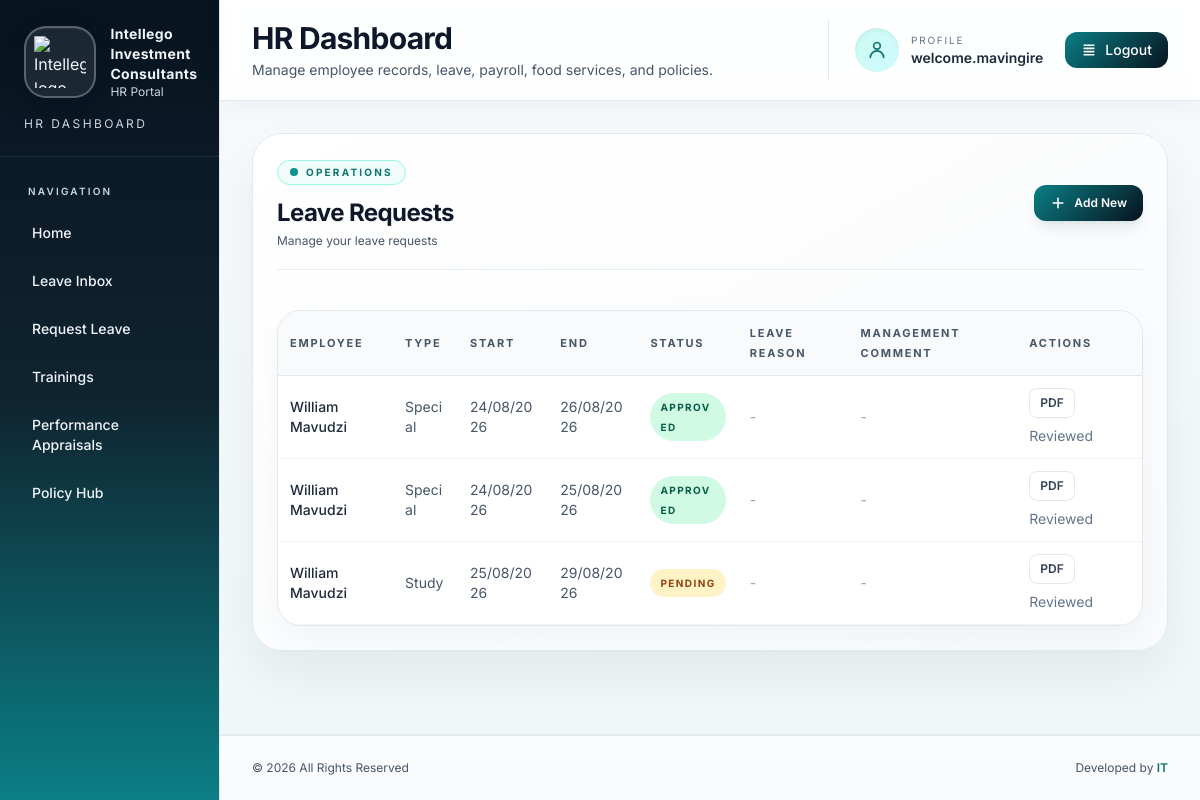
The page /leave/ (signed in) on the database as committed earlier.
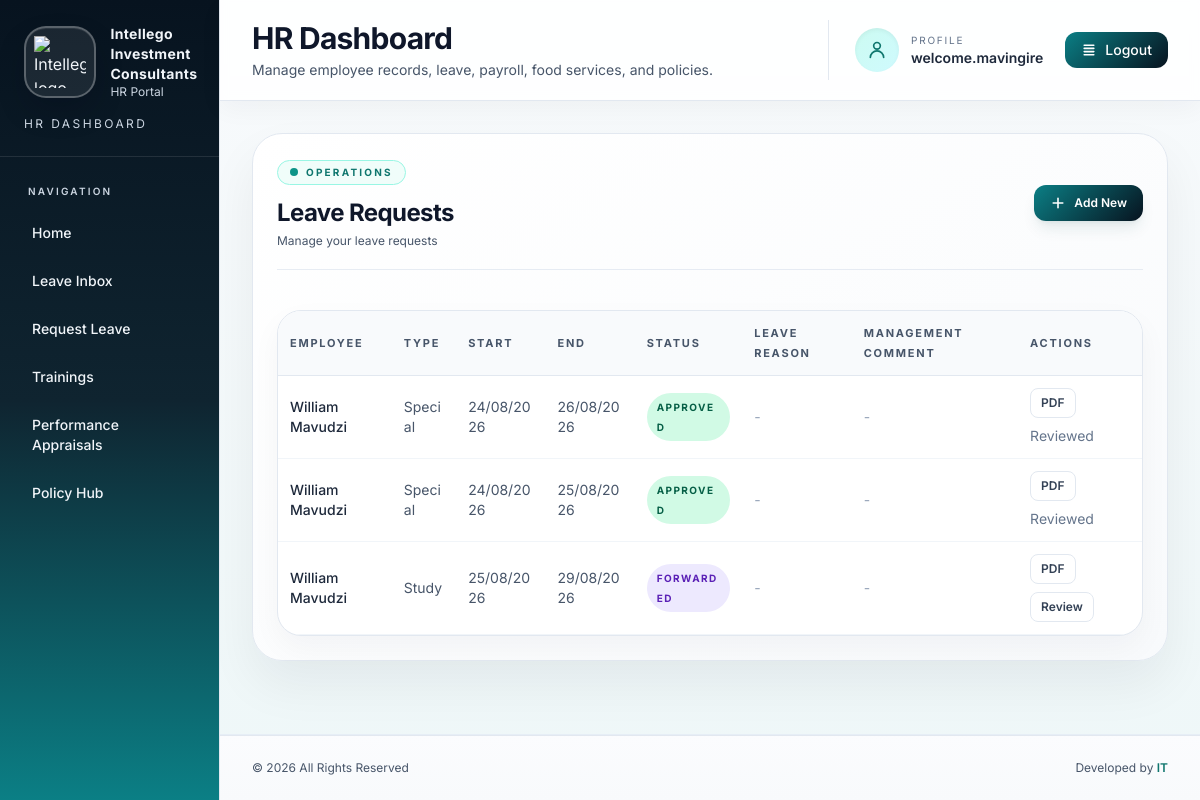
The same page on the database as committed later.
### core/models.py (models this page shows, shortened)
class LeaveRequest(models.Model):
	class LeaveType(models.TextChoices):
		VACATION = 'vacation', 'Vacation'
		STUDY = 'study', 'Study'
		SPECIAL = 'special', 'Special'
		COMPASSIONATE = 'compassionate', 'Compassionate'
		SICK = 'sick', 'Sick'
		MATERNITY = 'maternity', 'Maternity'
		AWAY_ON_BUSINESS = 'away_on_business', 'Away on Business'
		PUBLIC_HOLIDAY = 'public_holiday', 'Public Holiday'
	class Status(models.TextChoices):
		PENDING = 'pending', 'Pending'
		FORWARDED = 'forwarded', 'Forwarded to Management'
		APPROVED = 'approved', 'Approved'
		REJECTED = 'rejected', 'Rejected'
	employee = models.ForeignKey(EmployeeProfile, on_delete=models.CASCADE)
	leave_type = models.CharField(max_length=20, choices=LeaveType.choices)
	requested_days = models.PositiveIntegerField(null=True, blank=True)
	start_date = models.DateField()
	end_date = models.DateField()
	reason = models.TextField(blank=True)
	total_leave_days_taken = models.PositiveIntegerField(null=True, blank=True)
	total_leave_days_accrued = models.PositiveIntegerField(null=True, blank=True)
	leave_days_balance = models.PositiveIntegerField(null=True, blank=True)
	applicant_signature = models.CharField(max_length=150, blank=True)
	applicant_signed_date = models.DateField(null=True, blank=True)
	authorized_by = models.CharField(max_length=150, blank=True)
	authorized_signature = models.CharField(max_length=150, blank=True)
	authorized_date = models.DateField(null=True, blank=True)
	qualifies_for_leave = models.CharField(
		max_length=3,
		choices=[('yes', 'Yes'), ('no', 'No')],
		blank=True,
	)
	qualification_reason = models.TextField(blank=True)
	status = models.CharField(max_length=20, choices=Status.choices, default=Status.PENDING)
	management_comment = models.TextField(blank=True)
	reviewed_by = models.ForeignKey(User, on_delete=models.SET_NULL, null=True, blank=True, related_name='reviewed_leave_requests')
	reviewed_at = models.DateTimeField(null=True, blank=True)
	created_at = models.DateTimeField(auto_now_add=True)

class EmployeeProfile(models.Model):
	user = models.OneToOneField(User, on_delete=models.SET_NULL, null=True, blank=True)
	management_approver = models.ForeignKey(User, on_delete=models.SET_NULL, null=True, blank=True, related_name='managed_employee_profiles')
	company = models.ForeignKey(Company, on_delete=models.SET_NULL, null=True, blank=True)
	employee_number = models.CharField(max_length=20, unique=True)
	full_name = models.CharField(max_length=150)
	department = models.CharField(max_length=120, blank=True)
	job_title = models.CharField(max_length=120)
	leave_days_balance = models.PositiveIntegerField(default=0)
	date_of_birth = models.DateField(null=True, blank=True)
	date_joined = models.DateField(null=True, blank=True)
	dependents_count = models.PositiveIntegerField(default=0)
	email = models.EmailField()
	phone = models.CharField(max_length=30, blank=True)
	address = models.TextField(blank=True)
	emergency_contact = models.CharField(max_length=150, blank=True)
	pension_provider = models.CharField(max_length=150, blank=True)
	pension_policy_number = models.CharField(max_length=80, blank=True)
	pension_contribution_rate = models.DecimalField(max_digits=5, decimal_places=2, null=True, blank=True)
	employment_history = models.TextField(blank=True)

### core/views.py (the view)
# urls.py: path('leave/', LeaveRequestListView.as_view(), name='leave-list'),
class LeaveRequestListView(ModuleListContextMixin, ListView):
	model = LeaveRequest
	template_name = 'core/leave_list.html'
	context_object_name = 'items'
	page_title = 'Leave Requests'
	create_url_name = 'core:leave-create'
	def get_queryset(self):
		queryset = super().get_queryset()
		if is_hr_user(self.request.user):
			return queryset.filter(employee__in=get_company_employee_queryset(self.request.user))
		if is_management_user(self.request.user):
			return queryset.filter(employee__management_approver=self.request.user).select_related('employee', 'reviewed_by')
		profile = get_user_employee_profile(self.request.user)
		return queryset.filter(employee=profile) if profile else queryset.none()

### core/views.py (called while the page is built)
def is_hr_user(user):
	return user.is_authenticated and (user.is_superuser or user.is_staff or user.groups.filter(name='HR').exists())

def is_management_user(user):
	return user.is_authenticated and user.groups.filter(name='Management').exists()

def get_user_employee_profile(user):
	if not user.is_authenticated:
		return None
	return EmployeeProfile.objects.filter(user=user).first()

def get_user_company(user):
	profile = get_user_employee_profile(user)
	return profile.company if profile else None

	def get_context_data(self, **kwargs):
		context = super().get_context_data(**kwargs)
		if is_hr_user(self.request.user):
			sidebar_role = 'hr'
		elif is_management_user(self.request.user):
			sidebar_role = 'management'
		else:
			sidebar_role = 'employee'
		company = get_user_company(self.request.user)
		context.update(
			{
				'dashboard_title': self.dashboard_title,
				'dashboard_subtitle': self.dashboard_subtitle,
				'sidebar_role': sidebar_role,
				'is_hr': is_hr_user(self.request.user),
				'company_name': company.name if company else '',
			}
		)
		return context

### templates/core/leave_list.html (shortened to what the changed rows need)
{% extends 'core/module_base.html' %}
{% block module_content %}
<div class="overflow-hidden rounded-[24px] border border-slate-200 bg-white shadow-[0_12px_30px_rgba(15,23,42,0.04)]">
    <div class="overflow-x-auto">
        <table class="min-w-full text-left text-sm">
            <thead class="border-b border-slate-200 bg-slate-50 text-slate-600">
                <tr>
                    <th class="px-3 py-3 text-[11px] font-bold uppercase tracking-[0.16em]">Employee</th>
                    <th class="px-3 py-3 text-[11px] font-bold uppercase tracking-[0.16em]">Type</th>
                    <th class="px-3 py-3 text-[11px] font-bold uppercase tracking-[0.16em]">Start</th>
                    <th class="px-3 py-3 text-[11px] font-bold uppercase tracking-[0.16em]">End</th>
                    <th class="px-3 py-3 text-[11px] font-bold uppercase tracking-[0.16em]">Status</th>
                    <th class="px-3 py-3 text-[11px] font-bold uppercase tracking-[0.16em]">Leave Reason</th>
                    <th class="px-3 py-3 text-[11px] font-bold uppercase tracking-[0.16em]">Management Comment</th>
                    <th class="px-3 py-3 text-[11px] font-bold uppercase tracking-[0.16em]">Actions</th>
                </tr>
            </thead>
            <tbody>
                {% for item in items %}
                <tr class="border-b border-slate-100 transition-colors hover:bg-slate-50/80">
                    <td class="px-3 py-3 font-medium text-slate-800">{{ item.employee.full_name }}</td>
                    <td class="px-3 py-3 text-slate-600">{{ item.get_leave_type_display }}</td>
                    <td class="px-3 py-3 text-slate-600">{{ item.start_date|date:'d/m/Y' }}</td>
                    <td class="px-3 py-3 text-slate-600">{{ item.end_date|date:'d/m/Y' }}</td>
                    <td class="px-3 py-3">
                        {% if item.status == 'approved' %}
                            <span class="inline-flex rounded-full bg-emerald-100 px-2.5 py-1 text-[10px] font-bold uppercase tracking-[0.14em] text-emerald-800">Approved</span>
                        {% elif item.status == 'rejected' %}
                            <span class="inline-flex rounded-full bg-rose-100 px-2.5 py-1 text-[10px] font-bold uppercase tracking-[0.14em] text-rose-800">Rejected</span>
                        {% elif item.status == 'forwarded' %}
                            <span class="inline-flex rounded-full bg-violet-100 px-2.5 py-1 text-[10px] font-bold uppercase tracking-[0.14em] text-violet-800">Forwarded</span>
                        {% else %}
                            <span class="inline-flex rounded-full bg-amber-100 px-2.5 py-1 text-[10px] font-bold uppercase tracking-[0.14em] text-amber-800">Pending</span>
                        {% endif %}
                    </td>
                    <td class="px-3 py-3 text-slate-600">
                        {% if item.reason %}
                            {{ item.reason }}
                        {% else %}
                            <span class="text-slate-400">-</span>
                        {% endif %}
                    </td>
                    <td class="px-3 py-3">
                        {% if item.management_comment %}
                            {% if item.status == 'approved' %}
                            <div class="space-y-1 rounded-xl bg-emerald-50 p-3">
                                <p class="font-semibold text-emerald-800">OK {{ item.management_comment }}</p>
                                {% if item.reviewed_by %}
                                <p class="text-[11px] text-emerald-600">By {{ item.reviewed_by.get_full_name|default:item.reviewed_by.username }}{% if item.reviewed_at %} on {{ item.reviewed_at|date:"d/m/Y H:i" }}{% endif %}</p>
                                {% endif %}
                            </div>
                            {% elif item.status == 'rejected' %}
                            <div class="space-y-1 rounded-xl bg-rose-50 p-3">
                                <p class="font-semibold text-rose-800">REJECTED: {{ item.management_comment }}</p>
                                {% if item.reviewed_by %}
                                <p class="text-[11px] text-rose-600">By {{ item.reviewed_by.get_full_name|default:item.reviewed_by.username }}{% if item.reviewed_at %} on {{ item.reviewed_at|date:"d/m/Y H:i" }}{% endif %}</p>
                                {% endif %}
                            </div>
                            {% else %}
                            <div class="space-y-1 rounded-xl bg-slate-100 p-3">
                                <p class="text-slate-700">{{ item.management_comment }}</p>
                                {% if item.reviewed_by %}
                                <p class="text-[11px] text-slate-500">By {{ item.reviewed_by.get_full_name|default:item.reviewed_by.username }}{% if item.reviewed_at %} on {{ item.reviewed_at|date:"d/m/Y H:i" }}{% endif %}</p>
                                {% endif %}
                            </div>
                            {% endif %}
                        {% else %}
                            <span class="text-slate-400">-</span>
                        {% endif %}
                    </td>
                    <td class="px-3 py-3">
                        <div class="flex flex-wrap gap-2">
                            <a href="{% url 'core:leave-download-pdf' item.pk %}" class="inline-flex items-center rounded-lg border border-slate-200 bg-white px-2.5 py-1.5 text-xs font-semibold text-slate-700 hover:bg-slate-50">PDF</a>
                            {% if is_hr %}
                            <a href="{% url 'core:leave-edit' item.pk %}" class="inline-flex items-center rounded-lg border border-slate-200 bg-white px-2.5 py-1.5 text-xs font-semibold text-slate-700 hover:bg-slate-50">Edit</a>
                            <a href="{% url 'core:leave-delete' item.pk %}" class="inline-flex items-center rounded-lg border border-rose-200 bg-rose-50 px-2.5 py-1.5 text-xs font-semibold text-rose-700 hover:bg-rose-100">Delete</a>
                            {% if item.status == 'pending' %}
                            <form method="post" action="{% url 'core:leave-forward' item.pk %}" class="inline">
                                {% csrf_token %}
                                <button type="submit" class="inline-flex items-center rounded-lg border border-indigo-200 bg-indigo-50 px-2.5 py-1.5 text-xs font-semibold text-indigo-700 hover:bg-indigo-100">Forward</button>
                            </form>
                            {% endif %}
                            {% elif sidebar_role == 'management' %}
                                {% if item.status == 'forwarded' %}
                                <a href="{% url 'core:leave-review' item.pk %}" class="inline-flex items-center rounded-lg border border-slate-200 bg-white px-2.5 py-1.5 text-xs font-semibold text-slate-700 hover:bg-slate-50">Review</a>
                                {% else %}
                                <span class="text-slate-500">Reviewed</span>
                                {% endif %}
                            {% else %}
                            <span class="text-slate-500">Submitted</span>
                            {% endif %}
                        </div>
                    </td>
                </tr>
                {% empty %}
                <tr>
                    <td colspan="8" class="px-3 py-10 text-center text-slate-500">No leave requests yet.</td>
                </tr>
                {% endfor %}
            </tbody>
        </table>
    </div>
</div>
{% endblock %}

Rows that differ between the two databases and show on the page:
changed LeaveRequest "Study": status "PENDING Reviewed" → "FORWARDED Review"
